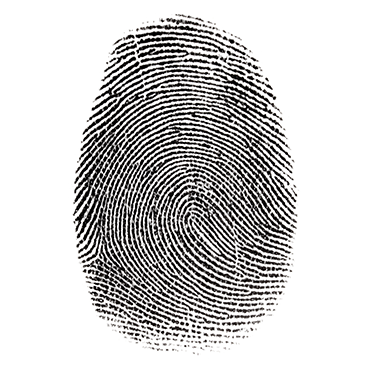
%> input picture DIP course/1444076886930.png, 370 x 370 px
$ octave HW6_1_2.m   (GNU Octave 9; MATLAB toolbox functions it lacks are replaced by stand-ins)
%> lines starting %> are read from the running program, lines starting %| are printed output that depends on the picture
%% Loading Image and Acquiring FFT
clc
clear
close all
f=imread('1444076886930.png');
%> f is the input picture: size 370x370x3 uint8; mean R, G, B 203.7, 202.8, 202.6
f=rgb2gray(f);
%> f: size 370x370 uint8
f=im2double(f);
%> f: size 370x370 double
figure,imshow(f,[]),title('Original Fingerprint Image');
[M,N]=size(f);
%> M = 370; N = 370
fc=zeros(size(f));
% Preprocessing Image (Centering FFT)
for m=1:M
    for n=1:N
        fc(m,n)=((-1)^(m+n))*f(m,n);
    end
end
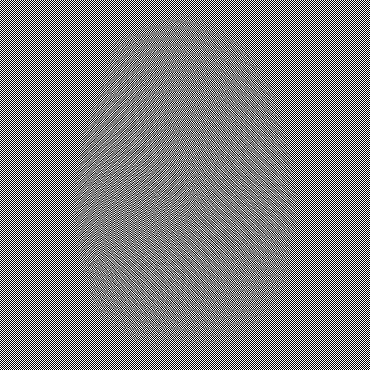
%> fc: size 370x370 double; min -1, max 1, mean 1.2e-05; drawn with min black and max white
Fc=fft2(fc);
figure,mesh(log(abs(Fc))),title('Logarithm of 2D FFT on the Center')
%> after `title('Logarithm of 2D FFT on the Center')`:
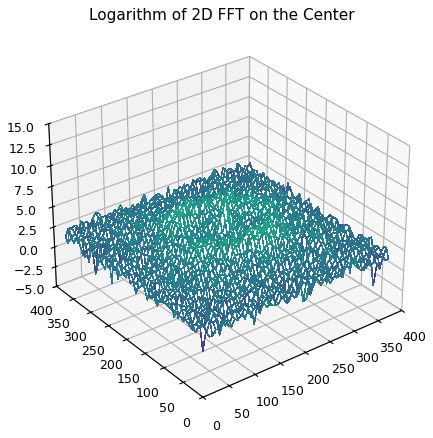
%> figure redrawn from the program's plot data
%% Designing Gaussian Filters
sx=0.15;
sy=0.25;
c=[40,40];
for theta=0:pi/4:2*pi-pi/4
    t=theta./(pi/4)+1;
    for m=1:M
        for n=1:N
            x=(m-M/2)*cos(theta)-(n-N/2)*sin(theta);
            y=(m-M/2)*sin(theta)+(n-N/2)*cos(theta);
            x=x-c(1)*cos(theta);
            y=y-c(2)*sin(theta);
            h(m,n,t)=exp(-((sx^2)*x^2)/2)*exp(-((sy^2)*y^2)/2);
        end
    end
end
%% Obtaining Output
for t=1:8
    hn(:,:,t)=(h(:,:,t)-min(min(h(:,:,t),1),2))./(max(max(h(:,:,t),1),2)...
    -min(min(h(:,:,t),1),2));
    u(:,:,t)=Fc.*h(:,:,t);
    o(:,:,t)=ifft2(u(:,:,t));
end
for t=1:8
    for m=1:M
        for n=1:N
            o(m,n,t)=((-1)^(m+n))*o(m,n,t);
        end
    end
    figure,imshow(o(:,:,t),[])
end
%> this loop made 8 passes
%> pass 1, `imshow(o(:,:,t),[])`:
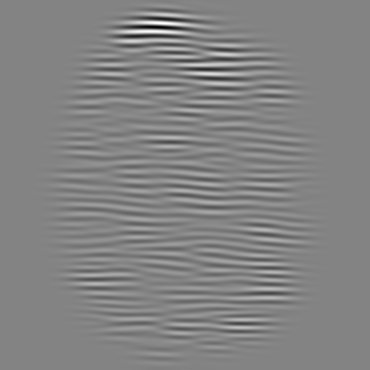
%> displayed picture: size 370x370, on the screen's scale of 0 to 255; min 0, max 255, mean 131
L=17;
Ws=2*L+1;
am=0;
output=zeros(size(f));
for i=1+L:Ws:M-L
    for j=1+L:Ws:N-L
        for k=1:8
%> (the run ends here)
